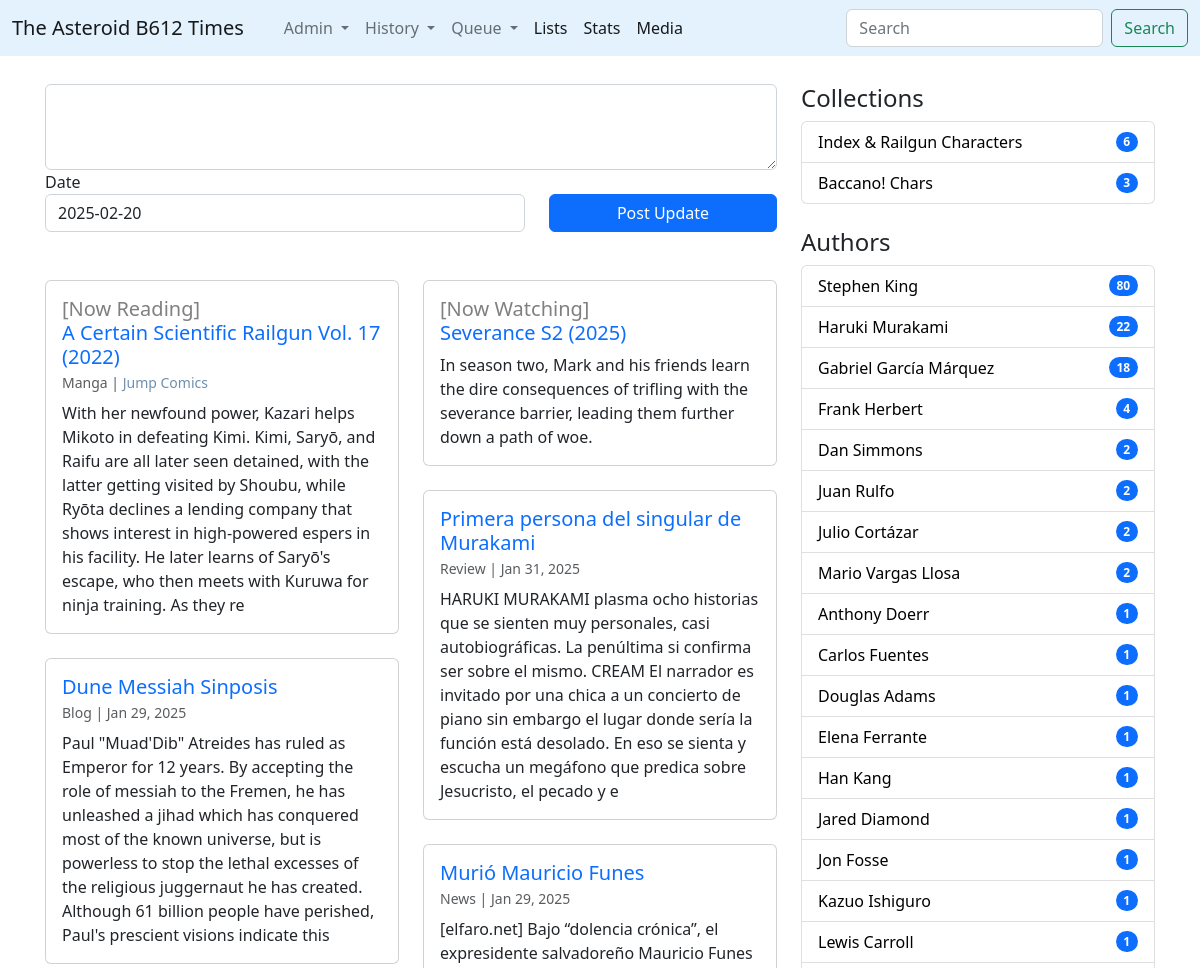
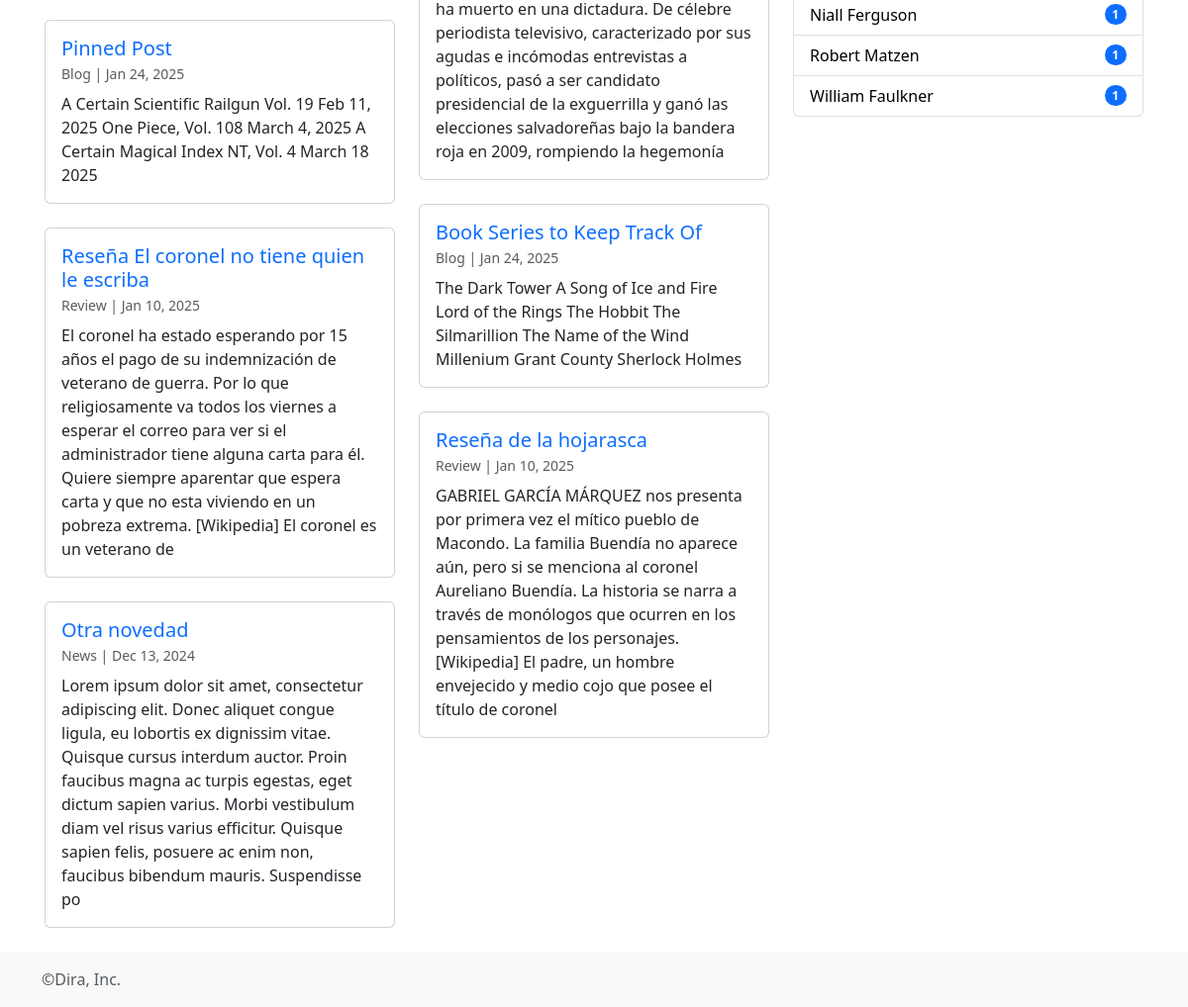
Before: / with the older database file (2 pictures, top to bottom).
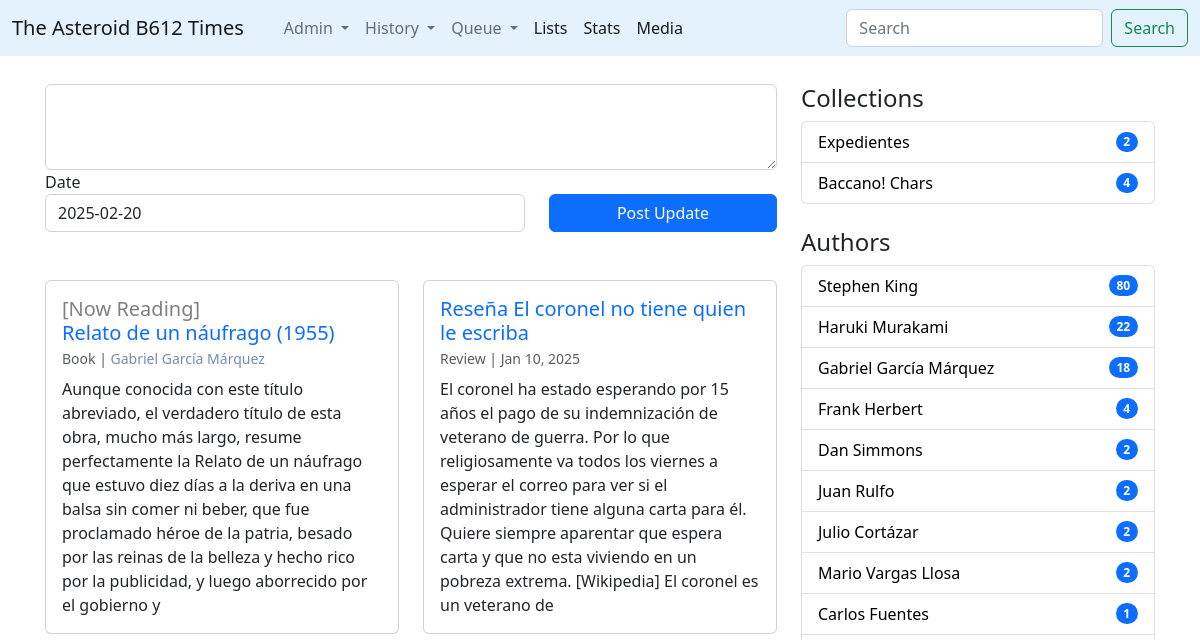
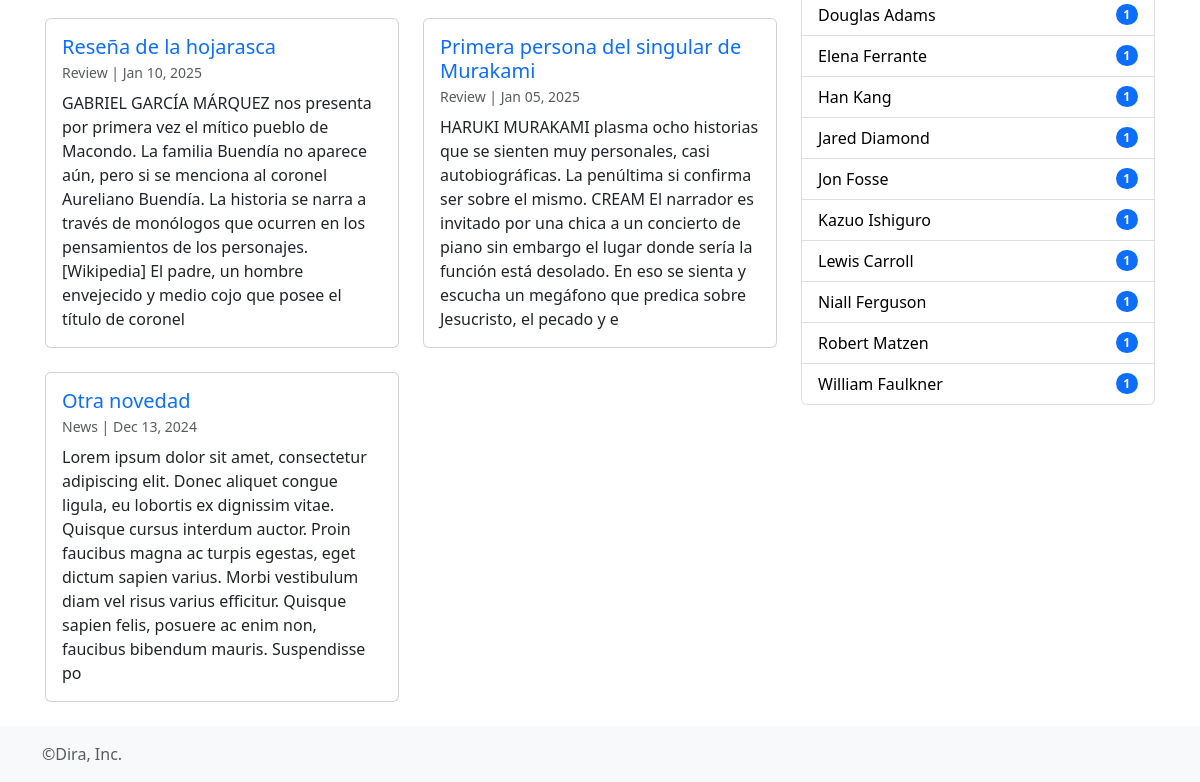
After: the same page with the newer database file (2 pictures, top to bottom).
### times/models.py (models this page shows, shortened)
class ProgressBar(models.Model):
	libro = models.ForeignKey(Book,on_delete=models.CASCADE)
	units = models.CharField(max_length=50)
	cantidad = models.IntegerField()
	avance = models.IntegerField(blank=True,default=0)
	fecha_inicio = models.DateField()

class Book(models.Model):
	title = models.CharField(max_length=512)
	orig_lan = models.CharField(max_length=2)
	info = models.TextField()
	pub_year = models.IntegerField()
	wtype = models.ForeignKey(WikiType,on_delete=models.CASCADE)
	@property
	def headtext(self):
		n_corte = self.info.find('==headtext==')
		if n_corte == -1:
			return self.info[0:350]
		else:
			return self.info[0:n_corte]
	@property
	def titulo(self):
		return self.title+' ('+ str(self.pub_year) +')'
	@property
	def authors_links(self):
		creds = Credito.objects.filter(ctype__id__in=[1,5,6,7],media_type=1,media_id=self.id)
		enlaces = ""
		for c in creds:
			enlaces = enlaces + "<a href='/wiki/"+str(c.persona.id)+"' style='text-decoration:none; color:#6F8FAF;'>"+c.persona.title+"</a>,&nbsp;"
		return enlaces[:-7]

class WikiType(models.Model):
	category = models.CharField(max_length=255)

class Credito(models.Model):
	ctype = models.ForeignKey(CreditType,on_delete=models.CASCADE)
	persona = models.ForeignKey(Wiki,on_delete=models.CASCADE)
	media_type = models.IntegerField()
	media_id = models.IntegerField()

class Wiki(models.Model):
	wtype = models.ForeignKey(WikiType,on_delete=models.CASCADE)
	title = models.CharField(max_length=512)
	info = models.TextField()
	created_at = models.DateTimeField(auto_now=True)
	updated_at = models.DateTimeField(null=True,blank=True)
	@property
	def headtext(self):
		n_corte = self.info.find('==headtext==')
		if n_corte == -1:
			return self.info[0:350]
		else:
			return self.info[0:n_corte]

class SeasonProgressBar(models.Model):
	temporada = models.ForeignKey(Season, on_delete=models.CASCADE)
	avance = models.IntegerField(blank=True,default=0)
	fecha_inicio = models.DateField()

class Season(models.Model):
	show = models.ForeignKey(Show,on_delete=models.CASCADE)
	season_t = models.CharField(max_length=255, null=True, blank=True)
	info = models.TextField()
	episodes = models.IntegerField()
	avg_runtime = models.IntegerField()
	premiere = models.IntegerField()
	@property
	def titulo(self):
		if len(self.season_t)<=3:
			return self.show.title+' '+self.season_t+' ('+ str(self.premiere) +')'
		else:
			return self.season_t+' ('+ str(self.premiere) +')'
	@property
	def headtext(self):
		n_corte = self.info.find('==headtext==')
		if n_corte == -1:
			return self.info[0:350]
		else:
			return self.info[0:n_corte]

class Show(models.Model):
	title = models.CharField(max_length=512)
	info = models.TextField()
	wtype = models.ForeignKey(WikiType,on_delete=models.CASCADE)
	@property
	def conteo_s(self):
		n_seasons = Season.objects.filter(show__id = self.id).count()
		return n_seasons

class Pagina(models.Model):
	titulo = models.CharField(max_length=255)
	info = models.TextField()

### times/views.py (the view)
# urls.py: path('', views.homepage, name='homepage'),
def homepage(request):
	nlist = 16
	npics = Wiki.objects.all().count()
	npages = math.ceil(npics/nlist)
	articles = Wiki.objects.all().exclude(wtype__id__in=[1,2,3,4,5,8]).exclude(id=42).order_by('-updated_at')[0:nlist]
	pinned_posts = Wiki.objects.filter(id=42)
	on_reading = ProgressBar.objects.filter(avance__lt=F('cantidad'))
	now_watching = SeasonProgressBar.objects.filter(avance__lt=F('temporada__episodes'))
	authors = Credito.objects.filter(ctype__id=1,media_type=1).exclude(persona__id__in = [36,40]).values('persona__title','persona__id').annotate(qbooks=Count('media_id')).order_by('-qbooks')
	dpaginas = PageRels.objects.values('page__titulo','page__id').annotate(qitems = Count('page__id'), lastup=Max('child__updated_at')).order_by('-lastup')[0:50]
	return render(request,'homepage.html',{'articles':articles,'pinned_posts':pinned_posts,'dpaginas':dpaginas,'npages':range(npages),'on_reading':on_reading,'now_watching':now_watching	,'authors':authors})

### times/templates/homepage.html (shortened to what this page needs)
{% extends 'base.html' %}
{% load static %}
{% block contenido %}
<article>
    <form method="POST" action="{% url 'savepost' %}">
    <div class="form-group">
	    <textarea name = "entrada" class="form-control" id="exampleFormControlTextarea1" rows="3"></textarea>
	  </div>
	   <div class="row">
	  <div class="form-group col-sm-6 col-lg-8 mb-8">
	    <label for="exampleFormControlInput1">Date</label>
	    <input type = "text" value="{% now 'Y-m-d' %}" name="fecha" class="form-control" id="exampleFormControlInput1">
    </div>
    <div class="form-group col-sm-6 col-lg-4 mb-4">
        <label for="exampleFormControlInput1">&nbsp;&nbsp;</label>
	    <button type="submit" class="btn btn-primary" style="width:100%">Post Update</button>
	  </div>
	  </div>
    </form>
</article>
<br>
<div class="row" data-masonry='{"percentPosition": true }'>
  {% if on_reading %}
  {% for r in on_reading %}
  <div class="col-sm-6 col-lg-6 mb-4">
      <div class="card">
        <div class="card-body">
          <h5 class="card-title"><a href='{% url "book" r.libro.id  %}' style="text-decoration: none;"><span style="color:grey;">[Now Reading]</span><br> {{r.libro.titulo}}</a>
            <br><small class="text-muted" style="font-size: 0.7em; font-weight: normal;">{{r.libro.wtype.category|capfirst}} | {{r.libro.authors_links|safe}}</small></h5>
          <p class="card-text">{{r.libro.headtext}}</p>
        </div>
      </div>
       </div>
  {% endfor %}
  {%  endif %}
  {% if now_watching %}
  {% for r in now_watching %}
  <div class="col-sm-6 col-lg-6 mb-4">
      <div class="card">
        <div class="card-body">
          <h5 class="card-title"><a href='{% url "show" r.temporada.show.id  %}' style="text-decoration: none;"><span style="color:grey;">[Now Watching]</span>
          <br>{% if r.temporada.show.conteo_s == 1 %}{{r.temporada.show.title}}{%else%}{{r.temporada.titulo}}{% endif %}</a></h5>
          <p class="card-text">{{r.temporada.headtext}}</p>
        </div>
      </div>
       </div>
  {% endfor %}
  {%  endif %}
{% for a in articles %}
<div class="col-sm-6 col-lg-6 mb-4">
      <div class="card">
        <div class="card-body">
          <h5 class="card-title"><a href='{% url "wiki" a.id  %}' style="text-decoration: none;">{{a.title}}</a>
          	<br><small class="text-muted" style="font-size: 0.7em; font-weight: normal;">{{a.wtype.category|capfirst}} | {{a.updated_at|date:"M d, Y"}}</small></h5>
          <p class="card-text">{{a.headtext}}</p>
        </div>
      </div>
       </div>
{% endfor %}
</div>
{% endblock%}
{% block rightbar %}
<br>
<h4>Collections</h4>
      <ul class="list-group">
        {% for d in dpaginas %}
          <li class="list-group-item d-flex justify-content-between align-items-center">
          <a href="{% url 'page' d.page__id %}" style="color:black; text-decoration: none;"> {{d.page__titulo}}</a>
            <span class="badge bg-primary rounded-pill">{{d.qitems}}</span>
          </li>
        {% endfor %}
      </ul>
  <br>
<h4>Authors</h4>
      <ul class="list-group">
        {% for d in authors %}
          <li class="list-group-item d-flex justify-content-between align-items-center">
          <a href="{% url 'wiki' d.persona__id %}" style="color:black; text-decoration: none;"> {{d.persona__title}}</a>
            <span class="badge bg-primary rounded-pill">{{d.qbooks}}</span>
          </li>
        {% endfor %}
      </ul>
      <br><br>
{% endblock %}

Changed rows visible on the page:
removed ProgressBar: libro.titulo "A Certain Scientific Railgun Vol. 17 (2022)", libro.wtype.category "Manga", libro.authors_links "Jump Comics", libro.headtext "With her newfound power, Kazari helps Mikoto in defeating Kimi. Kimi, Saryō, and Raifu are all later seen detained, with the latter getting visited by Shoubu, while Ryōta declines a lending company that shows interest in high-powered espers in his facility. He later learns of Saryō's escape, who then meets with Kuruwa for ninja training. As they re"
removed SeasonProgressBar: temporada.titulo "Severance S2 (2025)", temporada.headtext "In season two, Mark and his friends learn the dire consequences of trifling with the severance barrier, leading them further down a path of woe."
removed Wiki: title "Dune Messiah Sinposis", wtype.category "Blog", updated_at "Jan 29, 2025", headtext "Paul \"Muad'Dib\" Atreides has ruled as Emperor for 12 years. By accepting the role of messiah to the Fremen, he has unleashed a jihad which has conquered most of the known universe, but is powerless to stop the lethal excesses of the religious juggernaut he has created. Although 61 billion people have perished, Paul's prescient visions indicate this"
no longer on this page (row edited): Wiki: title "Murió Mauricio Funes", wtype.category "News", updated_at "Jan 29, 2025", headtext "[elfaro.net] Bajo “dolencia crónica”, el expresidente salvadoreño Mauricio Funes ha muerto en una dictadura. De célebre periodista televisivo, caracterizado por sus agudas e incómodas entrevistas a políticos, pasó a ser candidato presidencial de la exguerrilla y ganó las elecciones salvadoreñas bajo la bandera roja en 2009, rompiendo la hegemonía"
no longer on this page (row edited): Wiki: title "Pinned Post", wtype.category "Blog", updated_at "Jan 24, 2025", headtext "A Certain Scientific Railgun Vol. 19 Feb 11, 2025 One Piece, Vol. 108 March 4, 2025 A Certain Magical Index NT, Vol. 4 March 18 2025"
no longer on this page (row edited): Wiki: title "Book Series to Keep Track Of", wtype.category "Blog", updated_at "Jan 24, 2025", headtext "The Dark Tower A Song of Ice and Fire Lord of the Rings The Hobbit The Silmarillion The Name of the Wind Millenium Grant County Sherlock Holmes"
removed Pagina: page__titulo "Index & Railgun Characters", qitems "6"
now on this page (row edited): ProgressBar: libro.titulo "Relato de un náufrago (1955)", libro.wtype.category "Book", libro.authors_links "Gabriel García Márquez", libro.headtext "Aunque conocida con este título abreviado, el verdadero título de esta obra, mucho más largo, resume perfectamente la Relato de un náufrago que estuvo diez días a la deriva en una balsa sin comer ni beber, que fue proclamado héroe de la patria, besado por las reinas de la belleza y hecho rico por la publicidad, y luego aborrecido por el gobierno y"
changed Wiki "Primera persona del singular de Murakami": updated_at "Jan 31, 2025" → "Jan 05, 2025"; moves down the list
now on this page (row unchanged): Pagina: page__titulo "Expedientes", qitems "2"
computed for Pagina "Baccano! Chars": qitems "3" → "4"
Other visible differences:
list line gone: "Anthony Doerr 1"
